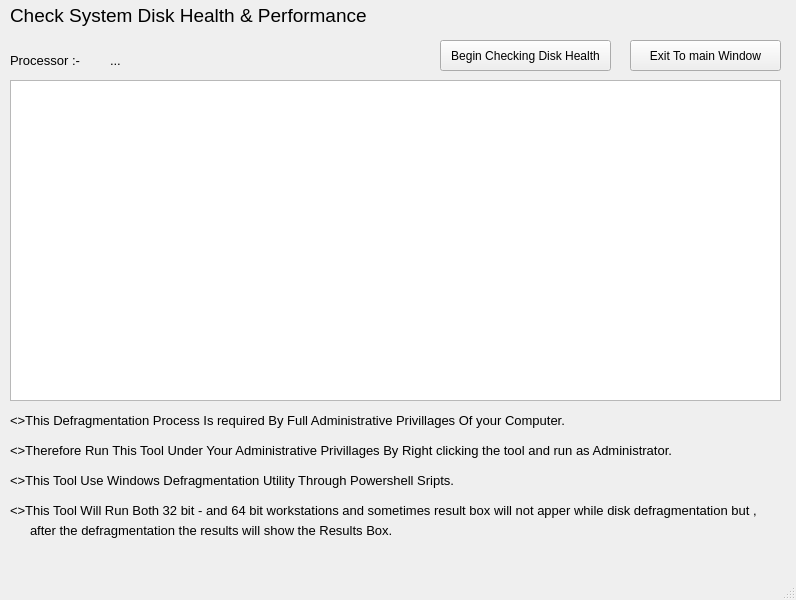
<?xml version="1.0" encoding="UTF-8"?>
<ui version="4.0">
 <class>DiskHealthWindow</class>
 <widget class="QMainWindow" name="DiskHealthWindow">
  <property name="geometry">
   <rect>
    <x>0</x>
    <y>0</y>
    <width>796</width>
    <height>600</height>
   </rect>
  </property>
  <property name="windowTitle">
   <string>MainWindow</string>
  </property>
  <widget class="QWidget" name="centralwidget">
   <widget class="QLabel" name="label">
    <property name="geometry">
     <rect>
      <x>10</x>
      <y>0</y>
      <width>381</width>
      <height>31</height>
     </rect>
    </property>
    <property name="font">
     <font>
      <pointsize>14</pointsize>
     </font>
    </property>
    <property name="text">
     <string>Check System Disk Health &amp; Performance</string>
    </property>
   </widget>
   <widget class="QLabel" name="label_14">
    <property name="geometry">
     <rect>
      <x>10</x>
      <y>50</y>
      <width>191</width>
      <height>21</height>
     </rect>
    </property>
    <property name="font">
     <font>
      <pointsize>10</pointsize>
     </font>
    </property>
    <property name="text">
     <string>Processor :- </string>
    </property>
   </widget>
   <widget class="QLabel" name="processor_txt">
    <property name="geometry">
     <rect>
      <x>110</x>
      <y>50</y>
      <width>251</width>
      <height>21</height>
     </rect>
    </property>
    <property name="font">
     <font>
      <pointsize>10</pointsize>
     </font>
    </property>
    <property name="text">
     <string>...</string>
    </property>
   </widget>
   <widget class="QPushButton" name="checkhealth_btn">
    <property name="geometry">
     <rect>
      <x>440</x>
      <y>40</y>
      <width>171</width>
      <height>31</height>
     </rect>
    </property>
    <property name="text">
     <string>Begin Checking Disk Health</string>
    </property>
   </widget>
   <widget class="QPushButton" name="exit_btn">
    <property name="geometry">
     <rect>
      <x>630</x>
      <y>40</y>
      <width>151</width>
      <height>31</height>
     </rect>
    </property>
    <property name="text">
     <string>Exit To main Window</string>
    </property>
   </widget>
   <widget class="QLabel" name="label_7">
    <property name="geometry">
     <rect>
      <x>10</x>
      <y>500</y>
      <width>821</width>
      <height>21</height>
     </rect>
    </property>
    <property name="font">
     <font>
      <pointsize>10</pointsize>
     </font>
    </property>
    <property name="text">
     <string>&lt;&gt;This Tool Will Run Both 32 bit - and 64 bit workstations and sometimes result box will not apper while disk defragmentation but ,</string>
    </property>
   </widget>
   <widget class="QLabel" name="label_8">
    <property name="geometry">
     <rect>
      <x>30</x>
      <y>520</y>
      <width>371</width>
      <height>21</height>
     </rect>
    </property>
    <property name="font">
     <font>
      <pointsize>10</pointsize>
     </font>
    </property>
    <property name="text">
     <string>after the defragmentation the results will show the Results Box.</string>
    </property>
   </widget>
   <widget class="QLabel" name="label_5">
    <property name="geometry">
     <rect>
      <x>10</x>
      <y>440</y>
      <width>661</width>
      <height>21</height>
     </rect>
    </property>
    <property name="font">
     <font>
      <pointsize>10</pointsize>
     </font>
    </property>
    <property name="text">
     <string>&lt;&gt;Therefore Run This Tool Under Your Administrative Privillages By Right clicking the tool and run as Administrator.</string>
    </property>
   </widget>
   <widget class="QLabel" name="label_4">
    <property name="geometry">
     <rect>
      <x>10</x>
      <y>410</y>
      <width>561</width>
      <height>21</height>
     </rect>
    </property>
    <property name="font">
     <font>
      <pointsize>10</pointsize>
     </font>
    </property>
    <property name="text">
     <string>&lt;&gt;This Defragmentation Process Is required By Full Administrative Privillages Of your Computer.</string>
    </property>
   </widget>
   <widget class="QLabel" name="label_6">
    <property name="geometry">
     <rect>
      <x>10</x>
      <y>470</y>
      <width>661</width>
      <height>21</height>
     </rect>
    </property>
    <property name="font">
     <font>
      <pointsize>10</pointsize>
     </font>
    </property>
    <property name="text">
     <string>&lt;&gt;This Tool Use Windows Defragmentation Utility Through Powershell Sripts.</string>
    </property>
   </widget>
   <widget class="QTextEdit" name="diskhealth_line">
    <property name="geometry">
     <rect>
      <x>10</x>
      <y>80</y>
      <width>771</width>
      <height>321</height>
     </rect>
    </property>
   </widget>
  </widget>
  <widget class="QMenuBar" name="menubar">
   <property name="geometry">
    <rect>
     <x>0</x>
     <y>0</y>
     <width>796</width>
     <height>21</height>
    </rect>
   </property>
  </widget>
  <widget class="QStatusBar" name="statusbar"/>
 </widget>
 <resources/>
 <connections/>
</ui>
